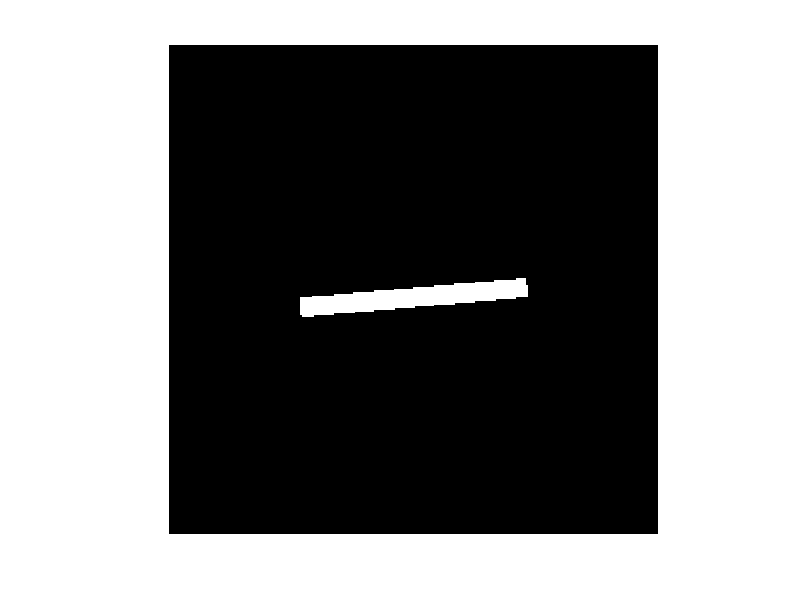

This figure's MATLAB source:
%Momenter
%HKa Feb. 2015

clear, close all;

%Generate image
N=256;
I=zeros(N,N);
I(N/2:N/2+10,N/4:3*N/4)=1;
I=imrotate(I,5);
imshow(I);

M=0;
mm=zeros(2,1);
II=zeros(2,2);
for x=1:size(I,1);
    for y=1:size(I,2)
        M=M+I(x,y);
        mm(1)=mm(1)+I(x,y)*x;
        mm(2)=mm(2)+I(x,y)*y;
        II(1,1)=II(1,1)+I(x,y)*x*x;
        II(1,2)=II(1,2)+I(x,y)*x*y;
        II(2,1)=II(2,1)+I(x,y)*y*x;
        II(2,2)=II(2,2)+I(x,y)*y*y;
    end
end
m(1)=mm(1)/M
m(2)=mm(2)/M
A=II-M*m*m'
[V,D]=eig(A)


